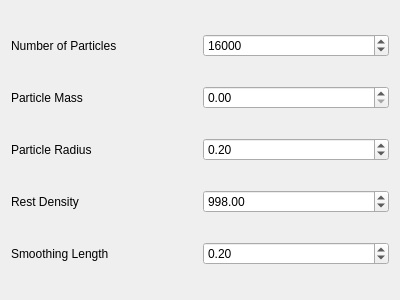
<?xml version="1.0" encoding="UTF-8"?>
<ui version="4.0">
 <class>SphParticlePropertyWidget</class>
 <widget class="QWidget" name="SphParticlePropertyWidget">
  <property name="geometry">
   <rect>
    <x>0</x>
    <y>0</y>
    <width>400</width>
    <height>300</height>
   </rect>
  </property>
  <property name="windowTitle">
   <string>Form</string>
  </property>
  <layout class="QGridLayout" name="gridLayout">
   <item row="1" column="0">
    <widget class="QLabel" name="particleMassLabel">
     <property name="text">
      <string>Particle Mass</string>
     </property>
    </widget>
   </item>
   <item row="0" column="0">
    <widget class="QLabel" name="numParticlesLabel">
     <property name="text">
      <string>Number of Particles</string>
     </property>
    </widget>
   </item>
   <item row="0" column="1">
    <widget class="QSpinBox" name="numParticles">
     <property name="maximum">
      <number>1000000</number>
     </property>
     <property name="value">
      <number>16000</number>
     </property>
    </widget>
   </item>
   <item row="4" column="1">
    <widget class="QDoubleSpinBox" name="smoothingLength">
     <property name="singleStep">
      <double>0.010000000000000</double>
     </property>
     <property name="value">
      <double>0.200000000000000</double>
     </property>
    </widget>
   </item>
   <item row="2" column="1">
    <widget class="QDoubleSpinBox" name="particleRadius">
     <property name="singleStep">
      <double>0.010000000000000</double>
     </property>
     <property name="value">
      <double>0.200000000000000</double>
     </property>
    </widget>
   </item>
   <item row="3" column="1">
    <widget class="QDoubleSpinBox" name="restDensity">
     <property name="maximum">
      <double>10000.000000000000000</double>
     </property>
     <property name="value">
      <double>998.000000000000000</double>
     </property>
    </widget>
   </item>
   <item row="1" column="1">
    <widget class="QDoubleSpinBox" name="particleMass"/>
   </item>
   <item row="4" column="0">
    <widget class="QLabel" name="smoothingLengthLabel">
     <property name="text">
      <string>Smoothing Length</string>
     </property>
    </widget>
   </item>
   <item row="2" column="0">
    <widget class="QLabel" name="particleRadiusLabel">
     <property name="text">
      <string>Particle Radius</string>
     </property>
    </widget>
   </item>
   <item row="3" column="0">
    <widget class="QLabel" name="restDensityLabel">
     <property name="text">
      <string>Rest Density</string>
     </property>
    </widget>
   </item>
  </layout>
 </widget>
 <resources/>
 <connections/>
</ui>
